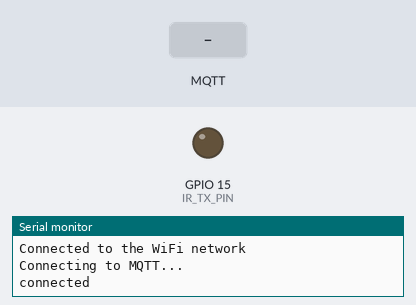
This sketch was run on a simulated ESP8266 (NodeMCU). On the bench: output pins drawn as LEDs (lit = HIGH), the last lines printed to the serial monitor. Dashed ring = blinking. The inputs (shaded band) are chosen by the test bench. WiFi joins after 1.5 s; servers stay silent unless stated; no MQTT or app messages arrive unless stated.

Above: at 3.7 s.
3.8 s: MQTT message "fm" arrives on the first subscribed topic
At 4.5 s:
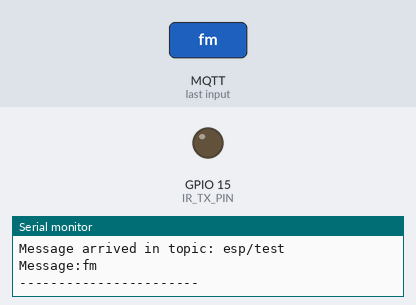
5.5 s: MQTT message "aux" arrives on the first subscribed topic
At 5.59 s:
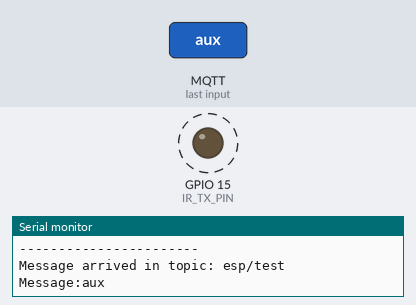
7.1 s: MQTT message "vol_up" arrives on the first subscribed topic
At 7.7 s:
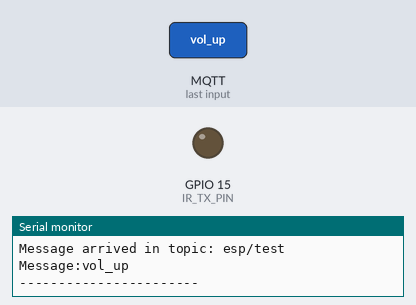
8.6 s: MQTT message "vol_up" arrives on the second subscribed topic
Timing chart, 0 to 11.2 s (numbered marks = the images above; inputs shaded):
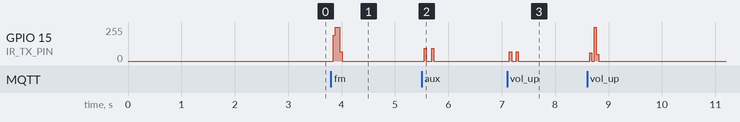

The sketch:

Marantz_SR-96_Wired_Controller_MQTT.ino
```cpp
#include <ESP8266WiFi.h>
#include <PubSubClient.h>

// WiFi
const char* ssid = ""; // Enter your WiFi name
const char* password = "";  // Enter WiFi password

// MQTT Broker
const char* mqttServer = "";
const char* topic = "esp8266/marantz";
const char* mqttUser = "";
const char* mqttPassword = "";
const int mqttPort = 1883;

WiFiClient espClient;
PubSubClient client(espClient);

/* some definitions from the IRremote Arduino Library */
#define RC5_ADDRESS_BITS 5
#define RC5_COMMAND_BITS 6
#define RC5_EXT_BITS 6
#define RC5_COMMAND_FIELD_BIT 1
#define RC5_TOGGLE_BIT 1
#define RC5_BITS (RC5_COMMAND_FIELD_BIT + RC5_TOGGLE_BIT + RC5_ADDRESS_BITS + RC5_COMMAND_BITS)  // 13
#define RC5X_BITS (RC5_BITS + RC5_EXT_BITS) // 19
#define RC5_UNIT 889  // (32 cycles of 36 kHz)
#define RC5_DURATION (15L * RC5_UNIT)  // 13335
#define RC5_REPEAT_PERIOD (128L *RC5_UNIT)  // 113792
#define RC5_REPEAT_SPACE (RC5_REPEAT_PERIOD - RC5_DURATION)  // 100 ms

#define IR_TX_PIN 15 // pin to use for tx

//#define TRACE // print binary commands to serial

uint8_t sLastSendToggleValue = 0;

/*
 *  normal Philips RC-5 as in the https://en.wikipedia.org/wiki/RC-5
 *  code taken from IRremote with some changes
 */

int sendRC5(uint8_t aAddress, uint8_t aCommand, uint_fast8_t aNumberOfRepeats){
  digitalWrite(IR_TX_PIN, LOW);
  uint16_t tIRData = ((aAddress & 0x1F) << RC5_COMMAND_BITS);
  if (aCommand < 0x40) {
    // set field bit to lower field / set inverted upper command bit
    tIRData |= 1 << (RC5_TOGGLE_BIT + RC5_ADDRESS_BITS + RC5_COMMAND_BITS);
  }
  else {
    // let field bit zero
    aCommand &= 0x3F;
  }
  tIRData |= aCommand;
  tIRData |= 1 << RC5_BITS;
  if (sLastSendToggleValue == 0) {
    sLastSendToggleValue = 1;
    // set toggled bit
    tIRData |= 1 << (RC5_ADDRESS_BITS + RC5_COMMAND_BITS);
  }
  else
  {
    sLastSendToggleValue = 0;
  }
  uint_fast8_t tNumberOfCommands = aNumberOfRepeats + 1;
  while (tNumberOfCommands > 0)
  {
    for (int i = 13; 0 <= i; i--)
    {
#ifdef TRACE
      Serial.print((tIRData &(1 << i)) ? '1' : '0');
#endif
        (tIRData &(1 << i)) ? send_1() : send_0();
    }
    tNumberOfCommands--;
    if (tNumberOfCommands > 0)
    {
      // send repeated command in a fixed raster
      delay(RC5_REPEAT_SPACE / 1000);
    }
#ifdef TRACE
    Serial.print("\n");
#endif
  }
  digitalWrite(IR_TX_PIN, LOW);
  return 0;
}

int sendRC5_X(uint8_t aAddress, uint8_t aCommand, uint8_t aExt, uint_fast8_t aNumberOfRepeats)
{
  uint32_t tIRData = (uint32_t)(aAddress & 0x1F) << (RC5_COMMAND_BITS + RC5_EXT_BITS);
  digitalWrite(IR_TX_PIN, LOW);
  if (aCommand < 0x40)
  {
    // set field bit to lower field / set inverted upper command bit
    tIRData |= (uint32_t) 1 << (RC5_TOGGLE_BIT + RC5_ADDRESS_BITS + RC5_COMMAND_BITS + RC5_EXT_BITS);
  }
  else
  {
    // let field bit zero
    aCommand &= 0x3F;
  }

  tIRData |= (uint32_t)(aExt & 0x3F);
  tIRData |= (uint32_t) aCommand << RC5_EXT_BITS;
  tIRData |= (uint32_t) 1 << RC5X_BITS;

  if (sLastSendToggleValue == 0)
  {
    sLastSendToggleValue = 1;
    // set toggled bit
    tIRData |= (uint32_t) 1 << (RC5_ADDRESS_BITS + RC5_COMMAND_BITS + RC5_EXT_BITS);
  }
  else
  {
    sLastSendToggleValue = 0;
  }

  uint_fast8_t tNumberOfCommands = aNumberOfRepeats + 1;

  while (tNumberOfCommands > 0)
  {

    for (int i = 19; 0 <= i; i--)
    {
#ifdef TRACE
      Serial.print((tIRData &((uint32_t) 1 << i)) ? '1' : '0');
#endif
        (tIRData &((uint32_t) 1 << i)) ? send_1() : send_0();
      if (i == 12)
      {
#ifdef TRACE
        Serial.print("<p>");
#endif
        // space marker for marantz rc5 extension
        delayMicroseconds(RC5_UNIT *2 *2);
      }
    }
#ifdef TRACE
    Serial.print("\n");
#endif
    tNumberOfCommands--;
    if (tNumberOfCommands > 0)
    {
      // send repeated command in a fixed raster
      delay(RC5_REPEAT_SPACE / 1000);
    }
  }
  digitalWrite(IR_TX_PIN, LOW);
  return 0;
}

void setup(){
  //start serial connection
  Serial.begin(115200);
  Serial.print("test");
  delay(1000);
  // configure output pin
  pinMode(IR_TX_PIN, OUTPUT);
  WiFi.begin(ssid, password);
  while (WiFi.status() != WL_CONNECTED) {
    delay(500);
    Serial.println("Connecting to WiFi..");
  }
  Serial.println("Connected to the WiFi network");

  client.setServer(mqttServer, mqttPort);
  client.setCallback(callback);

  while (!client.connected()) {
    Serial.println("Connecting to MQTT...");

    if (client.connect("ESP8266Marantz", mqttUser, mqttPassword )) {

      Serial.println("connected");

    } else {

      Serial.print("failed with state ");
      Serial.print(client.state());
      delay(2000);

    }
  }

  client.publish("esp/test", "hello"); //Topic name
  client.subscribe("esp/test");
  client.subscribe(topic);
}

void send_0()
{
  digitalWrite(IR_TX_PIN, HIGH);
  delayMicroseconds(RC5_UNIT);
  digitalWrite(IR_TX_PIN, LOW);
  delayMicroseconds(RC5_UNIT);
}

void send_1()
{
  digitalWrite(IR_TX_PIN, LOW);
  delayMicroseconds(RC5_UNIT);
  digitalWrite(IR_TX_PIN, HIGH);
  delayMicroseconds(RC5_UNIT);
}

//
// MQTT PART
//

void callback(char *topic, byte *payload, unsigned int length) {
    Serial.print("Message arrived in topic: ");
    Serial.println(topic);
    Serial.print("Message:");
    String message;
    for (int i = 0; i < length; i++) {
        message = message + (char) payload[i];  // convert *byte to string
    }
    Serial.print(message);
// Payload messages can be found below, 'fm' 'cd' etc. Not every code has been found yet.
    if (message == "fm")          {sendRC5(17, 63, 1);}
    if (message == "cd")          {sendRC5(20, 63, 1);}
    if (message == "ld")          {sendRC5(12, 63, 1);}
    if (message == "vcr1")        {sendRC5(5, 63, 1);}
    if (message == "vcr2")        {sendRC5(6, 63, 1);}
    if (message == "aux")         {sendRC5_X(16, 0, 6, 1);}
    if (message == "mute")        {sendRC5(16, 13, 1);}
    if (message == "vol_up")      {sendRC5(16, 16, 1);}
    if (message == "vol_down")    {sendRC5(16, 17, 1);}
    if (message == "tuner_up")    {sendRC5(17, 30, 1);}
    if (message == "tuner_down")  {sendRC5(17, 31, 1);}
    if (message == "standby")     {sendRC5(16, 12, 1);}
    if (message == "adv_det_off") {sendRC5(16, 82, 1); sendRC5(16, 82, 1);}
    if (message == "adv_det_on")  {sendRC5(16, 83, 1);}
    if (message == "disp")        {sendRC5_X(16, 15, 0, 1);}
    Serial.println();
    Serial.println("-----------------------");
}

void loop()
{
  client.loop();
}
```

Measured:
- after the input at 3.8 s, GPIO 15 (IR_TX_PIN): 0/255 → 255/255 after 0.05 s, → 0/255 0.12 s later
- after the input at 5.5 s, GPIO 15 (IR_TX_PIN): alternates 97/255 for 0.04 s and 0/255 for 0.10 s, 4 changes in all, then stays 0/255, starting after 0.05 s
- after the input at 7.1 s, GPIO 15 (IR_TX_PIN): alternates 68/255 for 0.04 s and 0/255 for 0.09 s, 4 changes in all, then stays 0/255, starting at once
